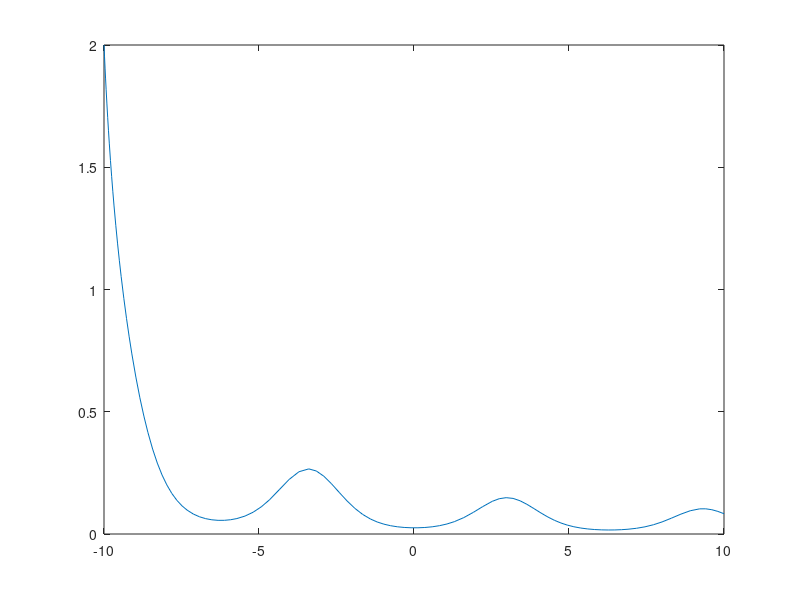

MATLAB code to generate this figure:
%% a)
f=@(t,y) exp(-3*t)+1/(1+y^2);
[t,y]=ode45(f, [-3,1], -1);
plot(t,y)
%as t approaches infinity, y approaches a finite limit at y=2700
%% b)
clear f
f=@(t,y) exp(-2*t)+y.^2;
[t,y]=ode45(f, [-0.25 0.5], 1);
plot(t,y)
%as t approaches 0.5, y approaches infinity
%% c)
clear f
f=@(t,y) cos(t)-y.^3;
[t,y]=ode45(f, [-2,1], 0);
plot(t,y)
%as t approaches infinity, y follows a sinusoidal path alternating
%between minimum -0.0903 and maximum 0.9304
%% d)
f=@(t,y) (sin(t))*y-y.^2;
[t,y]=ode45(f, [-10,10], 2);
plot(t,y)
%as t approaches infinity, y follows a sinusoidal graph with decreasing
%amplitude but solowly approaches 0. Looks similar to an Underdamped System